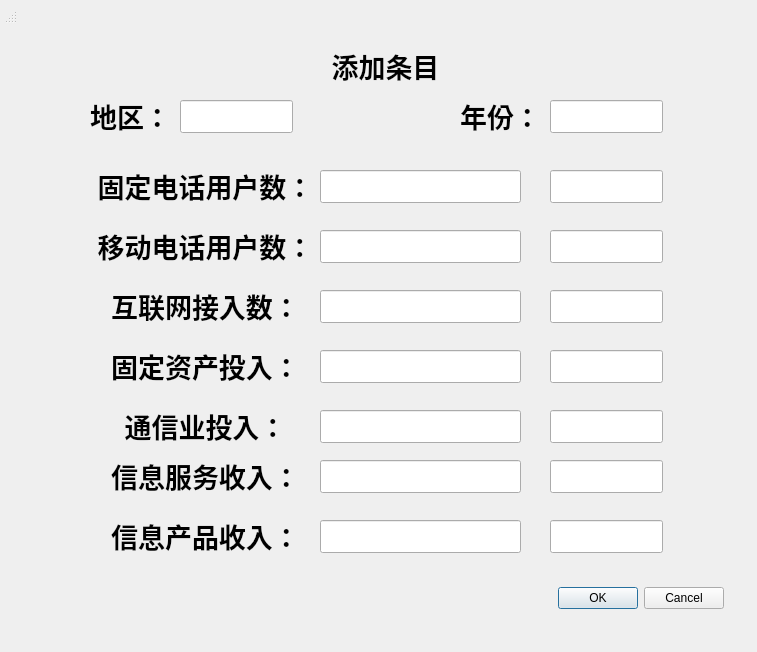
<?xml version="1.0" encoding="UTF-8"?>
<ui version="4.0">
 <class>AddRecordsDialog</class>
 <widget class="QDialog" name="Dialog">
  <property name="geometry">
   <rect>
    <x>0</x>
    <y>0</y>
    <width>757</width>
    <height>652</height>
   </rect>
  </property>
  <property name="windowTitle">
   <string>MainWindow</string>
  </property>
  <widget class="QWidget" name="centralwidget" native="true">
   <property name="geometry">
    <rect>
     <x>30</x>
     <y>30</y>
     <width>693</width>
     <height>553</height>
    </rect>
   </property>
   <widget class="QLineEdit" name="regionValue">
    <property name="geometry">
     <rect>
      <x>150</x>
      <y>70</y>
      <width>113</width>
      <height>33</height>
     </rect>
    </property>
   </widget>
   <widget class="QLineEdit" name="yearValue">
    <property name="geometry">
     <rect>
      <x>520</x>
      <y>70</y>
      <width>113</width>
      <height>33</height>
     </rect>
    </property>
   </widget>
   <widget class="QLineEdit" name="fixedPhoneValue">
    <property name="geometry">
     <rect>
      <x>290</x>
      <y>140</y>
      <width>201</width>
      <height>33</height>
     </rect>
    </property>
   </widget>
   <widget class="QLineEdit" name="fixedPhoneUnit">
    <property name="geometry">
     <rect>
      <x>520</x>
      <y>140</y>
      <width>113</width>
      <height>33</height>
     </rect>
    </property>
   </widget>
   <widget class="QLineEdit" name="mobilePhoneUnit">
    <property name="geometry">
     <rect>
      <x>520</x>
      <y>200</y>
      <width>113</width>
      <height>33</height>
     </rect>
    </property>
   </widget>
   <widget class="QLabel" name="yearLabel">
    <property name="geometry">
     <rect>
      <x>430</x>
      <y>70</y>
      <width>81</width>
      <height>31</height>
     </rect>
    </property>
    <property name="font">
     <font>
      <pointsize>20</pointsize>
      <bold>true</bold>
     </font>
    </property>
    <property name="text">
     <string>年份：</string>
    </property>
    <property name="scaledContents">
     <bool>false</bool>
    </property>
    <property name="alignment">
     <set>Qt::AlignCenter</set>
    </property>
   </widget>
   <widget class="QLabel" name="fixedPhoneLabel">
    <property name="geometry">
     <rect>
      <x>60</x>
      <y>140</y>
      <width>231</width>
      <height>31</height>
     </rect>
    </property>
    <property name="font">
     <font>
      <pointsize>20</pointsize>
      <bold>true</bold>
     </font>
    </property>
    <property name="text">
     <string>固定电话用户数：</string>
    </property>
    <property name="scaledContents">
     <bool>false</bool>
    </property>
    <property name="alignment">
     <set>Qt::AlignCenter</set>
    </property>
   </widget>
   <widget class="QLineEdit" name="mobilePhoneValue">
    <property name="geometry">
     <rect>
      <x>290</x>
      <y>200</y>
      <width>201</width>
      <height>33</height>
     </rect>
    </property>
   </widget>
   <widget class="QLineEdit" name="internetValue">
    <property name="geometry">
     <rect>
      <x>290</x>
      <y>260</y>
      <width>201</width>
      <height>33</height>
     </rect>
    </property>
   </widget>
   <widget class="QLineEdit" name="fixedAssetsValue">
    <property name="geometry">
     <rect>
      <x>290</x>
      <y>320</y>
      <width>201</width>
      <height>33</height>
     </rect>
    </property>
   </widget>
   <widget class="QLineEdit" name="communicationValue">
    <property name="geometry">
     <rect>
      <x>290</x>
      <y>380</y>
      <width>201</width>
      <height>33</height>
     </rect>
    </property>
   </widget>
   <widget class="QLineEdit" name="infoServiceValue">
    <property name="geometry">
     <rect>
      <x>290</x>
      <y>430</y>
      <width>201</width>
      <height>33</height>
     </rect>
    </property>
   </widget>
   <widget class="QLineEdit" name="infoProductValue">
    <property name="geometry">
     <rect>
      <x>290</x>
      <y>490</y>
      <width>201</width>
      <height>33</height>
     </rect>
    </property>
   </widget>
   <widget class="QLineEdit" name="internetUnit">
    <property name="geometry">
     <rect>
      <x>520</x>
      <y>260</y>
      <width>113</width>
      <height>33</height>
     </rect>
    </property>
   </widget>
   <widget class="QLineEdit" name="fixedAssetsUnit">
    <property name="geometry">
     <rect>
      <x>520</x>
      <y>320</y>
      <width>113</width>
      <height>33</height>
     </rect>
    </property>
   </widget>
   <widget class="QLineEdit" name="communicationUnit">
    <property name="geometry">
     <rect>
      <x>520</x>
      <y>380</y>
      <width>113</width>
      <height>33</height>
     </rect>
    </property>
   </widget>
   <widget class="QLineEdit" name="infoServiceUnit">
    <property name="geometry">
     <rect>
      <x>520</x>
      <y>430</y>
      <width>113</width>
      <height>33</height>
     </rect>
    </property>
   </widget>
   <widget class="QLineEdit" name="infoProductUnit">
    <property name="geometry">
     <rect>
      <x>520</x>
      <y>490</y>
      <width>113</width>
      <height>33</height>
     </rect>
    </property>
   </widget>
   <widget class="QLabel" name="mobilePhoneLabel">
    <property name="geometry">
     <rect>
      <x>60</x>
      <y>200</y>
      <width>231</width>
      <height>31</height>
     </rect>
    </property>
    <property name="font">
     <font>
      <pointsize>20</pointsize>
      <bold>true</bold>
     </font>
    </property>
    <property name="text">
     <string>移动电话用户数：</string>
    </property>
    <property name="scaledContents">
     <bool>false</bool>
    </property>
    <property name="alignment">
     <set>Qt::AlignCenter</set>
    </property>
   </widget>
   <widget class="QLabel" name="internetLabel">
    <property name="geometry">
     <rect>
      <x>60</x>
      <y>260</y>
      <width>231</width>
      <height>31</height>
     </rect>
    </property>
    <property name="font">
     <font>
      <pointsize>20</pointsize>
      <bold>true</bold>
     </font>
    </property>
    <property name="text">
     <string>互联网接入数：</string>
    </property>
    <property name="scaledContents">
     <bool>false</bool>
    </property>
    <property name="alignment">
     <set>Qt::AlignCenter</set>
    </property>
   </widget>
   <widget class="QLabel" name="fixedAssetsLabel">
    <property name="geometry">
     <rect>
      <x>60</x>
      <y>320</y>
      <width>231</width>
      <height>31</height>
     </rect>
    </property>
    <property name="font">
     <font>
      <pointsize>20</pointsize>
      <bold>true</bold>
     </font>
    </property>
    <property name="text">
     <string>固定资产投入：</string>
    </property>
    <property name="scaledContents">
     <bool>false</bool>
    </property>
    <property name="alignment">
     <set>Qt::AlignCenter</set>
    </property>
   </widget>
   <widget class="QLabel" name="communicationLabel">
    <property name="geometry">
     <rect>
      <x>60</x>
      <y>380</y>
      <width>231</width>
      <height>31</height>
     </rect>
    </property>
    <property name="font">
     <font>
      <pointsize>20</pointsize>
      <bold>true</bold>
     </font>
    </property>
    <property name="text">
     <string>通信业投入：</string>
    </property>
    <property name="scaledContents">
     <bool>false</bool>
    </property>
    <property name="alignment">
     <set>Qt::AlignCenter</set>
    </property>
   </widget>
   <widget class="QLabel" name="infoServiceLabel">
    <property name="geometry">
     <rect>
      <x>60</x>
      <y>430</y>
      <width>231</width>
      <height>31</height>
     </rect>
    </property>
    <property name="font">
     <font>
      <pointsize>20</pointsize>
      <bold>true</bold>
     </font>
    </property>
    <property name="text">
     <string>信息服务收入：</string>
    </property>
    <property name="scaledContents">
     <bool>false</bool>
    </property>
    <property name="alignment">
     <set>Qt::AlignCenter</set>
    </property>
   </widget>
   <widget class="QLabel" name="infoProductLabel">
    <property name="geometry">
     <rect>
      <x>60</x>
      <y>490</y>
      <width>231</width>
      <height>31</height>
     </rect>
    </property>
    <property name="font">
     <font>
      <pointsize>20</pointsize>
      <bold>true</bold>
     </font>
    </property>
    <property name="text">
     <string>信息产品收入：</string>
    </property>
    <property name="scaledContents">
     <bool>false</bool>
    </property>
    <property name="alignment">
     <set>Qt::AlignCenter</set>
    </property>
   </widget>
   <widget class="QLabel" name="regionLabel_2">
    <property name="geometry">
     <rect>
      <x>290</x>
      <y>10</y>
      <width>131</width>
      <height>51</height>
     </rect>
    </property>
    <property name="font">
     <font>
      <pointsize>20</pointsize>
      <bold>true</bold>
     </font>
    </property>
    <property name="text">
     <string>添加条目</string>
    </property>
    <property name="scaledContents">
     <bool>false</bool>
    </property>
    <property name="alignment">
     <set>Qt::AlignCenter</set>
    </property>
   </widget>
   <widget class="QLabel" name="regionLabel">
    <property name="geometry">
     <rect>
      <x>60</x>
      <y>70</y>
      <width>81</width>
      <height>31</height>
     </rect>
    </property>
    <property name="font">
     <font>
      <pointsize>20</pointsize>
      <bold>true</bold>
     </font>
    </property>
    <property name="text">
     <string>地区：</string>
    </property>
    <property name="scaledContents">
     <bool>false</bool>
    </property>
    <property name="alignment">
     <set>Qt::AlignCenter</set>
    </property>
   </widget>
  </widget>
  <widget class="QStatusBar" name="statusbar">
   <property name="geometry">
    <rect>
     <x>0</x>
     <y>0</y>
     <width>16</width>
     <height>24</height>
    </rect>
   </property>
  </widget>
  <widget class="QDialogButtonBox" name="buttonBox">
   <property name="geometry">
    <rect>
     <x>550</x>
     <y>580</y>
     <width>174</width>
     <height>36</height>
    </rect>
   </property>
   <property name="standardButtons">
    <set>QDialogButtonBox::Cancel|QDialogButtonBox::Ok</set>
   </property>
  </widget>
  <action name="actionNew">
   <property name="text">
    <string>新增数据</string>
   </property>
  </action>
  <action name="actionFind">
   <property name="text">
    <string>查找数据</string>
   </property>
  </action>
  <action name="actionChange">
   <property name="text">
    <string>修改数据</string>
   </property>
  </action>
  <action name="actionStatics">
   <property name="text">
    <string>统计数据</string>
   </property>
  </action>
  <action name="actionSave">
   <property name="text">
    <string>保存到文件</string>
   </property>
  </action>
  <action name="actionLoad">
   <property name="text">
    <string>从文件载入</string>
   </property>
  </action>
 </widget>
 <resources/>
 <connections/>
</ui>
